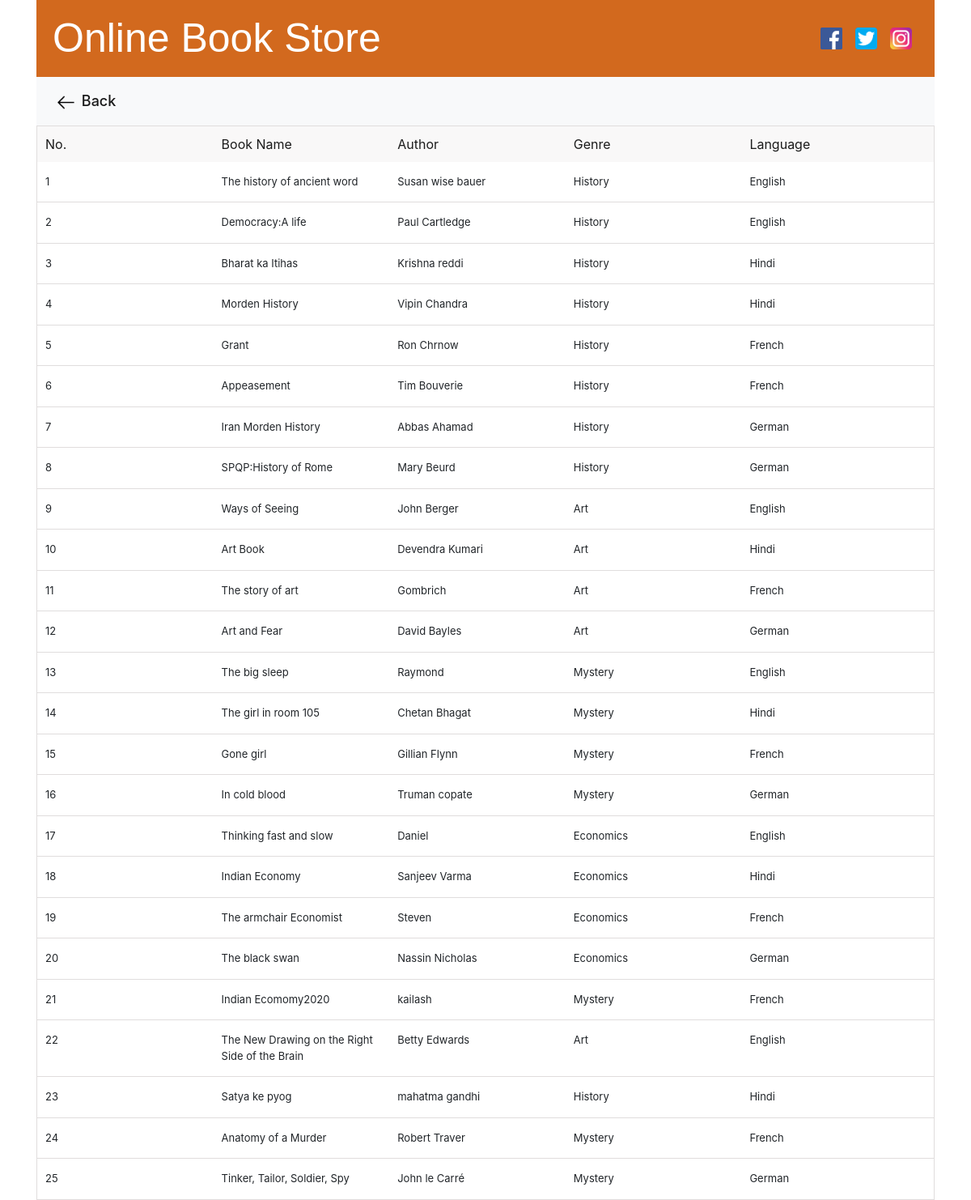
Page /showbooklist/ on the committed database.
### app1/models.py (models this page shows)
class Book(models.Model):
    idno=models.AutoField(primary_key=True)
    book_name=models.CharField(max_length=200)
    author=models.CharField(max_length=200)
    genre=models.CharField(max_length=200)
    language=models.CharField(max_length=200)

### app1/views.py (the view)
# urls.py: path("showbooklist/", views.showbooklist, name="showbooklist"),
def showbooklist(request):
    book=Book.objects.all()
    return render(request, "showbooklist.html", {"book":book})

### templates/showbooklist.html (shortened to what this page needs)
{% extends 'common.html' %}
{% load static %}
{% block bs %}
          <div class="nav">
              <nav class="navbar navbar-expand-lg navbar-light bg-light">
  <div class="collapse navbar-collapse" id="navbarNav">
    <ul class="navbar-nav">
      <li class="nav-item active">
        <a class="nav-link" href="{% url 'main' %}"> <img src="{% static 'image/back_arrow.png' %}"> Back </a>
      </li>
    </ul>
  </div>
</nav>
          </div>
        <div class="main_sec_new">
            <div class="fw-bold book_head_new"> No. </div>
            <div class="fw-bold book_head_new"> Book Name </div>
            <div class="fw-bold book_head_new">  Author </div>
            <div class="fw-bold book_head_new"> Genre </div>
            <div class="fw-bold book_head_new"> Language </div>
        </div>
{% for x in book %}
    <div class="book_sec_main_new text-center">
    <div class="book_details_new">{{ x.idno }}</div>
    <div class="book_details_new">{{ x.book_name }}</div>
    <div class="book_details_new">{{ x.author }}</div>
    <div class="book_details_new">{{ x.genre }}</div>
        <div class="book_details_new">{{ x.language }}</div>
    </div>
      {% endfor %}
{% endblock %}

### templates/common.html (shortened to what this page needs)
{% load static %}
<!doctype html>
<html lang="en">
  <head>
    <link rel="stylesheet" href="{% static 'css/mydesign.css' %}">
      <link rel="stylesheet" href="{% static 'css/bootstrap.min.css' %}">
  </head>
  <body>
<div class="home">
<div class="container">
      <div class="main_tit">
           <div id="title">Online Book Store</div>
          <div class="socialmedia">
              <a href="#"><img src="{% static 'image/fb.png' %}"> </a>
               <a href="#"><img src="{% static 'image/twitter.png' %}"> </a>
               <a href="#"><img src="{% static 'image/insta.png' %}"> </a>
          </div>
      </div>
      <div class="block">
              {% block bs %}
                {% endblock %}
        </div>
 </div></div>

### templates/common.html (style rules this page uses)
#title { font-size: 50px; font-family: Arial; text-align: left; width: 50%; color: white; float: left; }
.main_tit { font-size: 60px; font-family: Arial; text-align: center; background-color: chocolate; width: 100%; color: white; padding: 10px 20px; float: left; }
.socialmedia { float: right; width: auto; padding: 18px 0; }
.nav { width: 100%; float: left; display: inherit; }
ul.navbar-nav img { width: 25px; margin-right: 2px; }
ul.navbar-nav a.nav-link { font-size: 18px; font-weight: 500; }
.socialmedia img { width: 27px; }
.socialmedia a { float: left; line-height: 30px; margin: 0px 8px; }

### templates/showbooklist.html (style rules this page uses)
.book_sec_main_new { background: border-box; width: 100%; float: left; border-bottom: 1px solid #e0dddd; border-left: 1px solid #e0dddd; border-right: 1px solid #e0dddd; padding: 10px; }
.main_sec_new { width: 100%; float: left; margin: 0; background: #f9f8f8; color: #1b1b1b; padding: 10px; border-top: 1px solid #e0dddd; border-left: 1px solid #e0dddd; border-right: 1px solid #e0dddd; }
.book_head_new { width: 20%; float: left; margin: 0; padding: 0; }
.book_details_new { width: 20%; float: left; padding: 5px 0px; font-weight: 400; text-align: left; font-size: 13px; }

### rows in the picture
Book: idno "1", book_name "The history of ancient word", author "Susan wise bauer", genre "History", language "English"
Book: idno "2", book_name "Democracy:A life", author "Paul Cartledge", genre "History", language "English"
Book: idno "3", book_name "Bharat ka Itihas", author "Krishna reddi", genre "History", language "Hindi"
Book: idno "4", book_name "Morden History", author "Vipin Chandra", genre "History", language "Hindi"
Book: idno "5", book_name "Grant", author "Ron Chrnow", genre "History", language "French"
Book: idno "6", book_name "Appeasement", author "Tim Bouverie", genre "History", language "French"
Book: idno "7", book_name "Iran Morden History", author "Abbas Ahamad", genre "History", language "German"
Book: idno "8", book_name "SPQP:History of Rome", author "Mary Beurd", genre "History", language "German"
Book: idno "9", book_name "Ways of Seeing", author "John Berger", genre "Art", language "English"
Book: idno "10", book_name "Art Book", author "Devendra Kumari", genre "Art", language "Hindi"
Book: idno "11", book_name "The story of art", author "Gombrich", genre "Art", language "French"
Book: idno "12", book_name "Art and Fear", author "David Bayles", genre "Art", language "German"
Book: idno "13", book_name "The big sleep", author "Raymond", genre "Mystery", language "English"
Book: idno "14", book_name "The girl in room 105", author "Chetan Bhagat", genre "Mystery", language "Hindi"
Book: idno "15", book_name "Gone girl", author "Gillian Flynn", genre "Mystery", language "French"
Book: idno "16", book_name "In cold blood", author "Truman copate", genre "Mystery", language "German"
Book: idno "17", book_name "Thinking fast and slow", author "Daniel", genre "Economics", language "English"
Book: idno "18", book_name "Indian Economy", author "Sanjeev Varma", genre "Economics", language "Hindi"
Book: idno "19", book_name "The armchair Economist", author "Steven", genre "Economics", language "French"
Book: idno "20", book_name "The black swan", author "Nassin Nicholas", genre "Economics", language "German"
Book: idno "21", book_name "Indian Ecomomy2020", author "kailash", genre "Mystery", language "French"
Book: idno "22", book_name "The New Drawing on the Right Side of the Brain", author "Betty Edwards", genre "Art", language "English"
Book: idno "23", book_name "Satya ke pyog", author "mahatma gandhi", genre "History", language "Hindi"
Book: idno "24", book_name "Anatomy of a Murder", author "Robert Traver", genre "Mystery", language "French"
Book: idno "25", book_name "Tinker, Tailor, Soldier, Spy", author "John le Carré", genre "Mystery", language "German"
